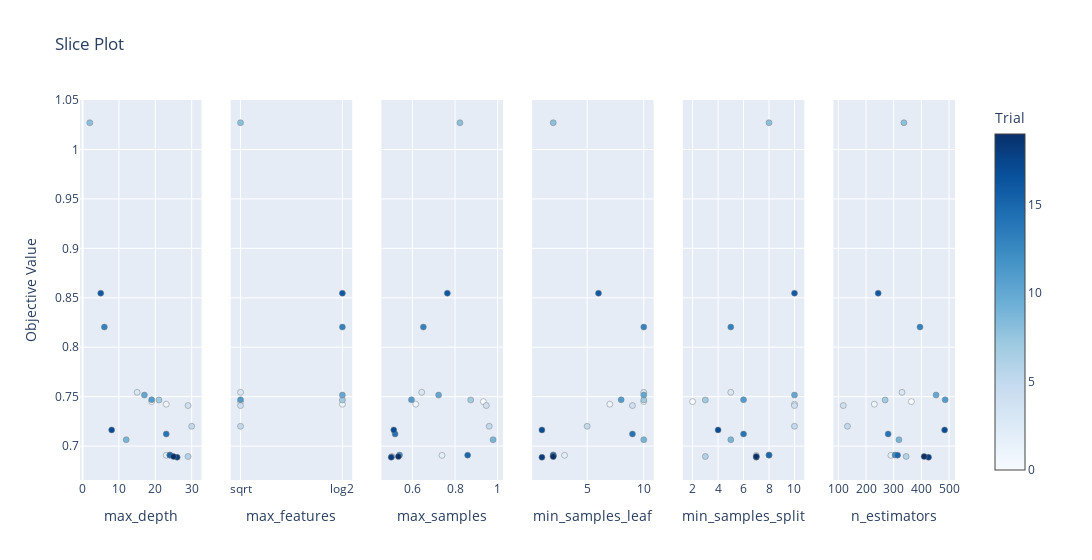

This figure's notebook cell:
### Code cell
# slice plot

optuna.visualization.plot_slice(study)

### Figure 1 — Plotly figure (JSON) as saved in the notebook; plotly's stock layout.template omitted (floating-point values rounded to 4 significant figures)
{"data": [{"marker": {"color": [0, 1, 2, 3, 4, 5, 6, 7, 8, 9, 10, 11, 12, 13, 14, 15, 16, 17, 18, 19], "colorbar": {"title": {"text": "Trial"}, "x": 1, "xpad": 40}, "colorscale": [[0, "rgb(247,251,255)"], [0.125, "rgb(222,235,247)"], [0.25, "rgb(198,219,239)"], [0.375, "rgb(158,202,225)"], [0.5, "rgb(107,174,214)"], [0.625, "rgb(66,146,198)"], [0.75, "rgb(33,113,181)"], [0.875, "rgb(8,81,156)"], [1, "rgb(8,48,107)"]], "line": {"color": "Grey", "width": 0.5}, "showscale": true}, "mode": "markers", "name": "Feasible Trial", "showlegend": false, "type": "scatter", "x": [19, 23, 23, 15, 29, 30, 29, 21, 2, 12, 17, 19, 24, 6, 23, 24, 5, 8, 26, 25], "xaxis": "x", "y": [0.745, 0.7424, 0.6906, 0.7544, 0.741, 0.7201, 0.6895, 0.7466, 1.027, 0.7065, 0.7516, 0.7469, 0.691, 0.8204, 0.7122, 0.6909, 0.8547, 0.7164, 0.6887, 0.6894], "yaxis": "y"}, {"marker": {"color": [0, 1, 2, 3, 4, 5, 6, 7, 8, 9, 10, 11, 12, 13, 14, 15, 16, 17, 18, 19], "colorbar": {"title": {"text": "Trial"}, "x": 1, "xpad": 40}, "colorscale": [[0, "rgb(247,251,255)"], [0.125, "rgb(222,235,247)"], [0.25, "rgb(198,219,239)"], [0.375, "rgb(158,202,225)"], [0.5, "rgb(107,174,214)"], [0.625, "rgb(66,146,198)"], [0.75, "rgb(33,113,181)"], [0.875, "rgb(8,81,156)"], [1, "rgb(8,48,107)"]], "line": {"color": "Grey", "width": 0.5}, "showscale": false}, "mode": "markers", "name": "Feasible Trial", "showlegend": false, "type": "scatter", "x": ["sqrt", "log2", null, "sqrt", "sqrt", "sqrt", null, "log2", "sqrt", null, "log2", "sqrt", null, "log2", null, null, "log2", null, null, null], "xaxis": "x2", "y": [0.745, 0.7424, 0.6906, 0.7544, 0.741, 0.7201, 0.6895, 0.7466, 1.027, 0.7065, 0.7516, 0.7469, 0.691, 0.8204, 0.7122, 0.6909, 0.8547, 0.7164, 0.6887, 0.6894], "yaxis": "y2"}, {"marker": {"color": [0, 1, 2, 3, 4, 5, 6, 7, 8, 9, 10, 11, 12, 13, 14, 15, 16, 17, 18, 19], "colorbar": {"title": {"text": "Trial"}, "x": 1, "xpad": 40}, "colorscale": [[0, "rgb(247,251,255)"], [0.125, "rgb(222,235,247)"], [0.25, "rgb(198,219,239)"], [0.375, "rgb(158,202,225)"], [0.5, "rgb(107,174,214)"], [0.625, "rgb(66,146,198)"], [0.75, "rgb(33,113,181)"], [0.875, "rgb(8,81,156)"], [1, "rgb(8,48,107)"]], "line": {"color": "Grey", "width": 0.5}, "showscale": false}, "mode": "markers", "name": "Feasible Trial", "showlegend": false, "type": "scatter", "x": [0.933, 0.6155, 0.7388, 0.6436, 0.9468, 0.9603, 0.5034, 0.8735, 0.823, 0.9786, 0.7228, 0.5953, 0.5394, 0.6513, 0.5185, 0.8593, 0.7638, 0.5124, 0.5004, 0.5341], "xaxis": "x3", "y": [0.745, 0.7424, 0.6906, 0.7544, 0.741, 0.7201, 0.6895, 0.7466, 1.027, 0.7065, 0.7516, 0.7469, 0.691, 0.8204, 0.7122, 0.6909, 0.8547, 0.7164, 0.6887, 0.6894], "yaxis": "y3"}, {"marker": {"color": [0, 1, 2, 3, 4, 5, 6, 7, 8, 9, 10, 11, 12, 13, 14, 15, 16, 17, 18, 19], "colorbar": {"title": {"text": "Trial"}, "x": 1, "xpad": 40}, "colorscale": [[0, "rgb(247,251,255)"], [0.125, "rgb(222,235,247)"], [0.25, "rgb(198,219,239)"], [0.375, "rgb(158,202,225)"], [0.5, "rgb(107,174,214)"], [0.625, "rgb(66,146,198)"], [0.75, "rgb(33,113,181)"], [0.875, "rgb(8,81,156)"], [1, "rgb(8,48,107)"]], "line": {"color": "Grey", "width": 0.5}, "showscale": false}, "mode": "markers", "name": "Feasible Trial", "showlegend": false, "type": "scatter", "x": [10, 7, 3, 10, 9, 5, 2, 10, 2, 10, 10, 8, 2, 10, 9, 2, 6, 1, 1, 2], "xaxis": "x4", "y": [0.745, 0.7424, 0.6906, 0.7544, 0.741, 0.7201, 0.6895, 0.7466, 1.027, 0.7065, 0.7516, 0.7469, 0.691, 0.8204, 0.7122, 0.6909, 0.8547, 0.7164, 0.6887, 0.6894], "yaxis": "y4"}, {"marker": {"color": [0, 1, 2, 3, 4, 5, 6, 7, 8, 9, 10, 11, 12, 13, 14, 15, 16, 17, 18, 19], "colorbar": {"title": {"text": "Trial"}, "x": 1, "xpad": 40}, "colorscale": [[0, "rgb(247,251,255)"], [0.125, "rgb(222,235,247)"], [0.25, "rgb(198,219,239)"], [0.375, "rgb(158,202,225)"], [0.5, "rgb(107,174,214)"], [0.625, "rgb(66,146,198)"], [0.75, "rgb(33,113,181)"], [0.875, "rgb(8,81,156)"], [1, "rgb(8,48,107)"]], "line": {"color": "Grey", "width": 0.5}, "showscale": false}, "mode": "markers", "name": "Feasible Trial", "showlegend": false, "type": "scatter", "x": [2, 10, 7, 5, 10, 10, 3, 3, 8, 5, 10, 6, 8, 5, 6, 8, 10, 4, 7, 7], "xaxis": "x5", "y": [0.745, 0.7424, 0.6906, 0.7544, 0.741, 0.7201, 0.6895, 0.7466, 1.027, 0.7065, 0.7516, 0.7469, 0.691, 0.8204, 0.7122, 0.6909, 0.8547, 0.7164, 0.6887, 0.6894], "yaxis": "y5"}, {"marker": {"color": [0, 1, 2, 3, 4, 5, 6, 7, 8, 9, 10, 11, 12, 13, 14, 15, 16, 17, 18, 19], "colorbar": {"title": {"text": "Trial"}, "x": 1, "xpad": 40}, "colorscale": [[0, "rgb(247,251,255)"], [0.125, "rgb(222,235,247)"], [0.25, "rgb(198,219,239)"], [0.375, "rgb(158,202,225)"], [0.5, "rgb(107,174,214)"], [0.625, "rgb(66,146,198)"], [0.75, "rgb(33,113,181)"], [0.875, "rgb(8,81,156)"], [1, "rgb(8,48,107)"]], "line": {"color": "Grey", "width": 0.5}, "showscale": false}, "mode": "markers", "name": "Feasible Trial", "showlegend": false, "type": "scatter", "x": [364, 230, 290, 330, 118, 133, 345, 269, 337, 319, 453, 486, 305, 395, 280, 314, 244, 484, 426, 410], "xaxis": "x6", "y": [0.745, 0.7424, 0.6906, 0.7544, 0.741, 0.7201, 0.6895, 0.7466, 1.027, 0.7065, 0.7516, 0.7469, 0.691, 0.8204, 0.7122, 0.6909, 0.8547, 0.7164, 0.6887, 0.6894], "yaxis": "y6"}], "layout": {"title": {"text": "Slice Plot"}, "width": 1800, "xaxis": {"anchor": "y", "domain": [0, 0.1389], "title": {"text": "max_depth"}}, "xaxis2": {"anchor": "y2", "categoryarray": [null, "sqrt", "log2"], "categoryorder": "array", "domain": [0.1722, 0.3111], "title": {"text": "max_features"}, "type": "category"}, "xaxis3": {"anchor": "y3", "domain": [0.3444, 0.4833], "title": {"text": "max_samples"}}, "xaxis4": {"anchor": "y4", "domain": [0.5167, 0.6556], "title": {"text": "min_samples_leaf"}}, "xaxis5": {"anchor": "y5", "domain": [0.6889, 0.8278], "title": {"text": "min_samples_split"}}, "xaxis6": {"anchor": "y6", "domain": [0.8611, 1], "title": {"text": "n_estimators"}}, "yaxis": {"anchor": "x", "domain": [0, 1], "title": {"text": "Objective Value"}}, "yaxis2": {"anchor": "x2", "domain": [0, 1], "matches": "y", "showticklabels": false}, "yaxis3": {"anchor": "x3", "domain": [0, 1], "matches": "y", "showticklabels": false}, "yaxis4": {"anchor": "x4", "domain": [0, 1], "matches": "y", "showticklabels": false}, "yaxis5": {"anchor": "x5", "domain": [0, 1], "matches": "y", "showticklabels": false}, "yaxis6": {"anchor": "x6", "domain": [0, 1], "matches": "y", "showticklabels": false}}}
